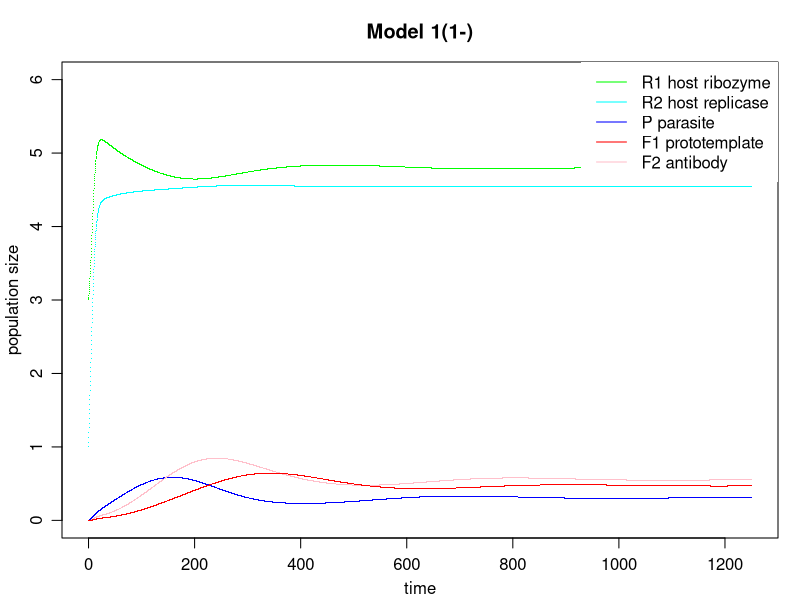

Reproduce this figure in R.
# R code to generate the figures of the manuscript
#
# Birth of immunity in early life: stepwise emergence of resistance and
# immunity to complex molecular parasites via progressively degenerating
# hyperparasites
#
# Copyright (c) 2023, Christian Iseli, Bernard Conrad, Joseph A. Curran and Magnus Pirovino
#

# Model 1(1-): transition from hyperparasitism to antiparasitism: now pure antiparasitism

dt <- 0.25
m <- 5000
a <- 0.05
b <- 0.06
c <- 0.07
d <- 0.00 # protoreplicase F2 loses its ability to reproduce prototemplate R1 upon encounter with P
e <- 0.1
theta_P <- 0.04
theta_F2 <- 0.04
alpha <- 0.005 #  inflow rate of parasite P into habitat
beta <- 0.1 # trigger parameter of replicase R2 producing F1 upon encounter with P
delta_1 <- 0.07
delta_2 <- 0.0005
delta_3 <- 0.00 # protoreplicase F2 loses its ability to parasitize template P upon encounter with P
d_R2 <- 0.01 
d_R1 <- 0.01 
d_P <- 0.01
d_F1 <- 0.01
d_F2 <- 0.01   
q_P <- 2
q_F1 <- 10.0
q_F2 <- 10.0
K <- 10.0

# initial conditions setting:
R2_0 <- 1.0
R1_0 <- 3.0
P_0 <- 0.0
F1_0 <- 0.0
F2_0 <- 0.0

pdf('Fig4B.pdf',paper="a4r",width=0,height=0)
op <- par(mfrow = c(1,1), mgp = c(2,.8,0), mar = 0.1+c(3,3,3,1))

# Construct first row of results

r <- as.data.frame(matrix(
  c(0.0,
    R2_0,
    R1_0,
    P_0,
    F1_0,
    F2_0),
  nrow=1, ncol=6, byrow=TRUE))

colnames(r) <- c("t","R2","R1","P","F1","F2")

# Construct more rows, based on the last one

for (k in 1:m) {
  Pi_uppercase <- (1 - (r$R1[k] + r$R2[k] + r$P[k] / q_P + r$F1[k] / q_F1 + r$F2[k] / q_F2) / K)
  R2 <- r$R2[k] + dt * ((a * r$R1[k] *r$R1[k] - delta_2 * r$R1[k] *r$F1[k]) * Pi_uppercase                                       - d_R2 * r$R2[k])
  R1 <- r$R1[k] + dt * ((b * r$R2[k] *r$R1[k] - delta_1 * r$R2[k] *r$P[k])  * Pi_uppercase                                       - d_R1 * r$R1[k])
  P  <- r$P[k]  + dt * ((c * r$R2[k] *r$P[k]  - delta_3 * r$F2[k] *r$P[k])  * Pi_uppercase + alpha - theta_P  * r$F2[k] * r$P[k] - d_P  * r$P[k])
  F1 <- r$F1[k] + dt * ((d * r$F2[k] *r$P[k]  + beta    * r$R2[k] *r$P[k])  * Pi_uppercase                                       - d_F1 * r$F1[k])
  F2 <- r$F2[k] + dt * ( e * r$R1[k] *r$F1[k]                               * Pi_uppercase         - theta_F2 * r$F2[k] * r$P[k] - d_F2 * r$F2[k])
  t  <- r$t[k] + dt

  # create the full row and add
  y <- cbind(t, R2, R1, P, F1, F2, deparse.level = 0)
  colnames(y) <- c("t","R2","R1","P","F1","F2")
  r <- rbind(r, y)
}

# plot the computed data
plot(r$t,r$R1,col="green", main="Model 1(1-)", xlab="time", ylab="population size", pch=".", ylim=c(0,6))
points(r$t,r$R2,col="cyan", pch=".")
points(r$t,r$P,col="blue", pch=".")
points(r$t,r$F1,col="pink", pch=".")
points(r$t,r$F2,col="red", pch=".")
legend("topright", c("R1 host ribozyme", "R2 host replicase", "P parasite", "F1 prototemplate", "F2 antibody"), lty = 1, col = c("green","cyan","blue","red","pink"), box.lwd = 0)

dev.off()
#
